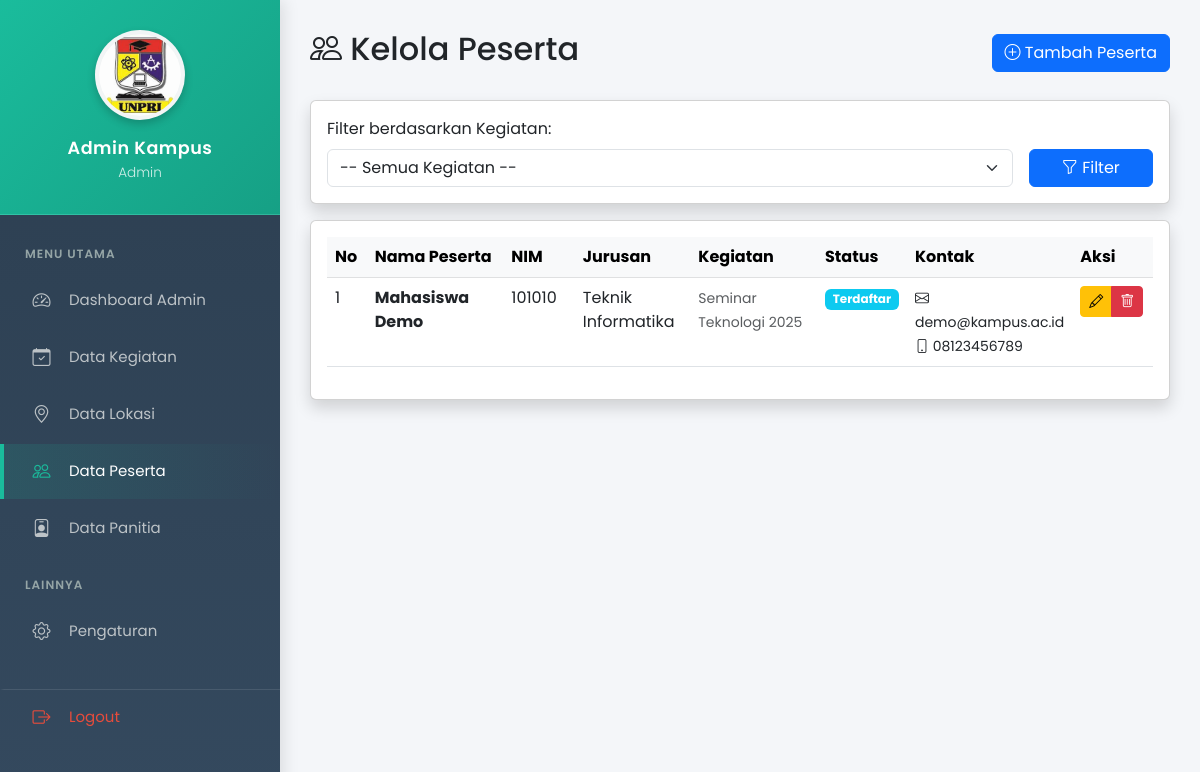
Page /pages/peserta/index.php (signed in) on the committed database.
### tables this page shows
CREATE TABLE `peserta` (
  `id_peserta` int(11) NOT NULL,
  `id_kegiatan` int(11) DEFAULT NULL,
  `nama_peserta` varchar(100) NOT NULL,
  `nim` varchar(20) NOT NULL,
  `email` varchar(100) DEFAULT NULL,
  `no_hp` varchar(15) DEFAULT NULL,
  `jurusan` varchar(50) DEFAULT NULL,
  `status_kehadiran` enum('Terdaftar','Hadir','Tidak Hadir') DEFAULT 'Terdaftar',
  `tanggal_daftar` timestamp NOT NULL DEFAULT current_timestamp(),
  `password` varchar(255) NOT NULL DEFAULT ''
);

CREATE TABLE `kegiatan` (
  `id_kegiatan` int(11) NOT NULL,
  `nama_kegiatan` varchar(150) NOT NULL,
  `deskripsi` text DEFAULT NULL,
  `tanggal_mulai` datetime NOT NULL,
  `tanggal_selesai` datetime NOT NULL,
  `id_lokasi` int(11) DEFAULT NULL,
  `kuota_peserta` int(11) DEFAULT NULL,
  `status` enum('Pendaftaran','Berlangsung','Selesai') DEFAULT 'Pendaftaran',
  `created_at` timestamp NOT NULL DEFAULT current_timestamp()
);

### pages/peserta/index.php (the view, shortened to what this page needs)
<?php
require_once '../../config/database.php';
$filter_kegiatan = isset($_GET['kegiatan']) ? clean_input($_GET['kegiatan']) : '';
$query = "SELECT p.*, k.nama_kegiatan
          FROM peserta p
          LEFT JOIN kegiatan k ON p.id_kegiatan = k.id_kegiatan";
$query .= " ORDER BY p.tanggal_daftar DESC";
$result = mysqli_query($conn, $query);
?>
<!DOCTYPE html>
<html lang="id">
<head>
    <link href="https://cdn.jsdelivr.net/npm/bootstrap@5.3.0/dist/css/bootstrap.min.css" rel="stylesheet">
    <link rel="stylesheet" href="https://cdn.jsdelivr.net/npm/bootstrap-icons@1.10.0/font/bootstrap-icons.css">
</head>
<body>
    <?php include '../../navbar.php'; ?>
    <div class="container mt-4 mb-5">
        <div class="d-flex justify-content-between align-items-center mb-4">
            <h2><i class="bi bi-people"></i> Kelola Peserta</h2>
            <a href="tambah.php" class="btn btn-primary">
                <i class="bi bi-plus-circle"></i> Tambah Peserta
            </a>
        </div>
        <div class="card shadow mb-3">
            <div class="card-body">
                <form method="GET" class="row g-3">
                    <div class="col-md-10">
                        <label class="form-label">Filter berdasarkan Kegiatan:</label>
                        <select name="kegiatan" class="form-select">
                            <option value="">-- Semua Kegiatan --</option>
                        </select>
                    </div>
                    <div class="col-md-2">
                        <label class="form-label">&nbsp;</label>
                        <button type="submit" class="btn btn-primary w-100">
                            <i class="bi bi-funnel"></i> Filter
                        </button>
                    </div>
                </form>
            </div>
        </div>
        <div class="card shadow">
            <div class="card-body">
                <?php if (mysqli_num_rows($result) > 0): ?>
                    <div class="table-responsive">
                        <table class="table table-hover">
                            <thead class="table-light">
                                <tr>
                                    <th width="5%">No</th>
                                    <th width="20%">Nama Peserta</th>
                                    <th width="10%">NIM</th>
                                    <th width="15%">Jurusan</th>
                                    <th width="20%">Kegiatan</th>
                                    <th width="10%">Status</th>
                                    <th width="10%">Kontak</th>
                                    <th width="10%">Aksi</th>
                                </tr>
                            </thead>
                            <tbody>
                                <?php
                                $no = 1;
                                while ($row = mysqli_fetch_assoc($result)):
                                ?>
                                <tr>
                                    <td><?= $no++ ?></td>
                                    <td><strong><?= $row['nama_peserta'] ?></strong></td>
                                    <td><?= $row['nim'] ?></td>
                                    <td><?= $row['jurusan'] ?: '-' ?></td>
                                    <td>
                                        <small class="text-muted"><?= $row['nama_kegiatan'] ?></small>
                                    </td>
                                    <td>
                                        <?php
                                        $badge_class = '';
                                        switch($row['status_kehadiran']) {
                                            case 'Terdaftar': $badge_class = 'bg-info'; break;
                                        }
                                        ?>
                                        <span class="badge <?= $badge_class ?>"><?= $row['status_kehadiran'] ?></span>
                                    </td>
                                    <td>
                                        <small>
                                            <?php if ($row['email']): ?>
                                                <i class="bi bi-envelope"></i> <?= $row['email'] ?><br>
                                            <?php endif; ?>
                                            <?php if ($row['no_hp']): ?>
                                                <i class="bi bi-phone"></i> <?= $row['no_hp'] ?>
                                            <?php endif; ?>
                                        </small>
                                    </td>
                                    <td>
                                        <div class="btn-group btn-group-sm">
                                            <a href="edit.php?id=<?= $row['id_peserta'] ?>"
                                               class="btn btn-warning" title="Edit">
                                                <i class="bi bi-pencil"></i>
                                            </a>
                                            <a href="index.php?delete=<?= $row['id_peserta'] ?><?= $filter_kegiatan ? '&kegiatan='.$filter_kegiatan : '' ?>"
                                               class="btn btn-danger"
                                               onclick="return confirm('Yakin ingin menghapus peserta ini?')"
                                               title="Hapus">
                                                <i class="bi bi-trash"></i>
                                            </a>
                                        </div>
                                    </td>
                                </tr>
                                <?php endwhile; ?>
                            </tbody>
                        </table>
                    </div>
                <?php endif; ?>
            </div>
        </div>
    </div>
</body>
</html>

### css/sidebar.css (style rules this page uses)
body { background-color: #f4f6f9; font-family: 'Poppins', sans-serif; }
.main-content { margin-left: 280px; padding: 30px; transition: 0.3s; }

### navbar.php (style rules this page uses)
@media (min-width: 769px) { body > .container, body > .container-fluid { margin-left: 280px !important; max-width: calc(100% - 280px) !important; padding: 30px !important; } }

### rows in the picture
peserta: nama_peserta "Mahasiswa Demo", nim "101010", jurusan "Teknik Informatika", id_kegiatan.nama_kegiatan "Seminar Teknologi 2025", status_kehadiran "Terdaftar", email "demo@kampus.ac.id", no_hp "08123456789"

### other values in the picture
$nama_user "Admin Kampus"
$role "Admin"
